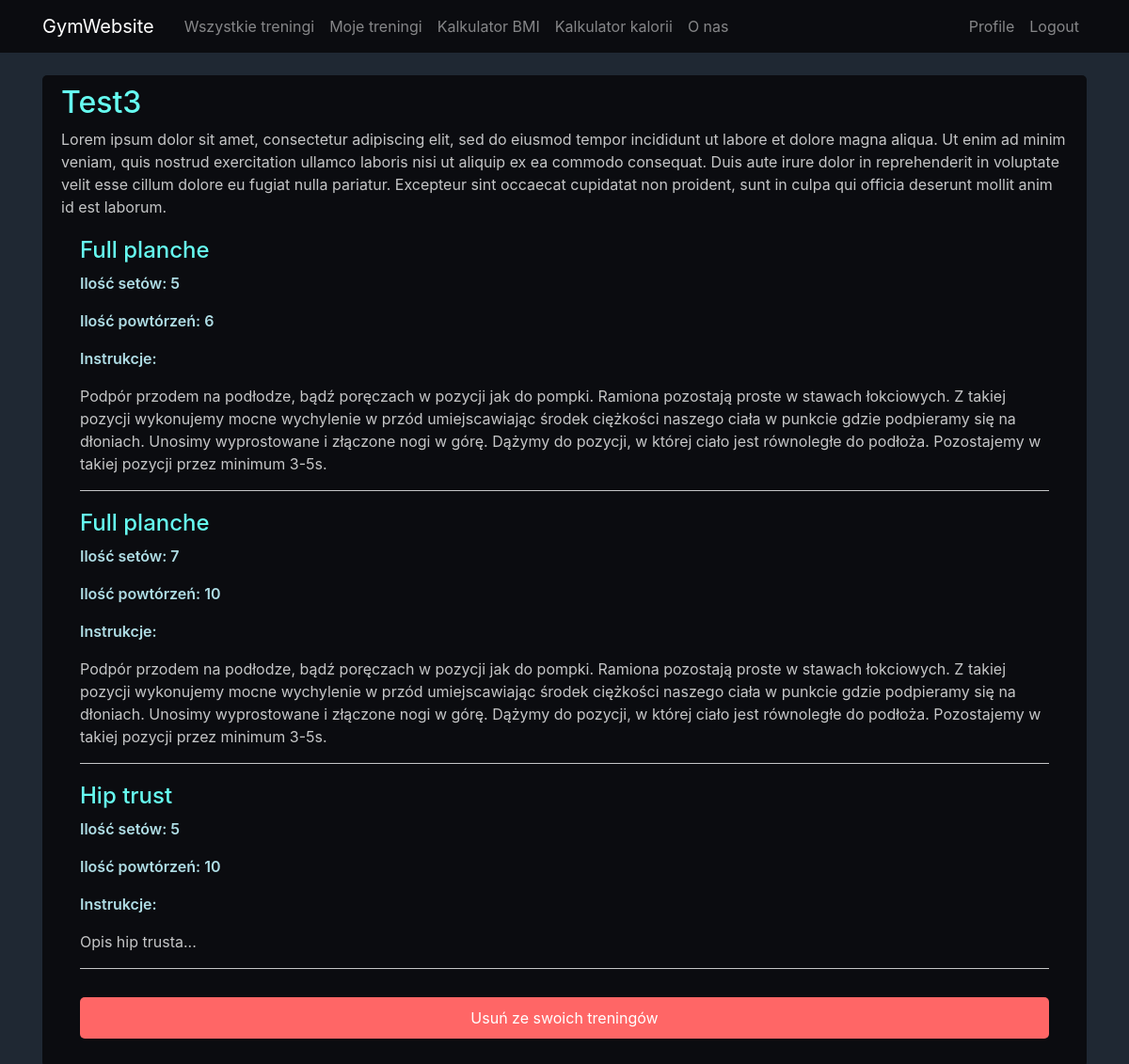
The app's page /workout/6/ (signed in) with its own data.
### main/models.py (models this page shows, shortened)
class Workout(models.Model):
    id = models.AutoField(primary_key=True)
    title = models.CharField(max_length=100)
    description = models.TextField()
    created_at = models.DateTimeField(default=timezone.now)
    author = models.ForeignKey(User, on_delete=models.CASCADE)
    bmi_count = models.IntegerField()
    body_parts = models.ManyToManyField(Body_Part)
    workout_exercises = models.ManyToManyField(Workout_Exercise)

class Workout_Exercise(models.Model):
    id = models.AutoField(primary_key=True)
    title = models.CharField(max_length=100, default="")
    exercise = models.ForeignKey(Exercise, on_delete=models.CASCADE)
    sets_count = models.IntegerField(default=0)
    reps_count = models.IntegerField(default=0)

class Exercise(models.Model):
    id = models.AutoField(primary_key=True)
    title = models.CharField(max_length=100)
    instructions = models.TextField()
    body_parts = models.ManyToManyField(Body_Part)

### main/views.py (the view)
# urls.py: path('workout/<int:pk>/', WorkoutDetailView.as_view(), name='workout-detail'),
class WorkoutDetailView(DetailView):
    model = Workout
    def get_context_data(self, **kwargs):
        context = super().get_context_data(**kwargs)
        current_user = self.request.user.profile
        workout = self.get_object()
        context['current_user'] = current_user
        return context

### main/templates/main/workout_detail.html (shortened to what this page needs)
{% extends "main/base.html" %}
{% block content %}
    <article class="media content-section">
        <div class="media-body">
            <h2><a class="article-title">{{ workout.title }}</a></h2>
            <p class="article-content">{{ workout.description }}</p>
            <div id="workout-content">
                {% for workout_exercise in workout.workout_exercises.all %}
                    <div>
                        <h4>{{ workout_exercise.exercise.title }}</h4>
                        <p class="heading">Ilość setów: {{ workout_exercise.sets_count }}</p>
                        <p class="heading">Ilość powtórzeń: {{ workout_exercise.reps_count }}</p>
                        <p class="heading">Instrukcje:</p>
                        <p>{{ workout_exercise.exercise.instructions }}</p>
                        <div class="article-metadata">
                        </div>
                {% endfor %}
            </div>
        </div>
        {% if workout in current_user.users_workouts.all %}
            <form method="post" action="{% url 'delete_workout' %}">
                <button id="delete" type="submit">Usuń ze swoich treningów</button>
            </form>
        {% else %}
            <form method="post" action="{% url 'add_workout' %}">
                {% csrf_token %}
                <input type="hidden" name="workout_id" value="{{ workout.id }}">
                <button id="add" type="submit">Dodaj do swoich treningów</button>
            </form>
        {% endif %}
    </article>
{% endblock content %}

### main/static/main/main.css (style rules this page uses)
body { background: #1f2833; color: #c5c6c7; margin-top: 5rem; }
h1, h2, h3, h4, h5, h6 { color: #66fcf1; }
.content-section { background: #0b0c10; padding: 10px 20px; border: none; border-radius: 5px; margin-bottom: 20px; }
.article-title { color: #66fcf1; }
.article-content { white-space: pre-line; color: #c5c6c7; }
.article-metadata { padding-block: 15px; margin-bottom: -10px; border-top: 1px solid #c5c6c7; }
button[type="submit"] { display: block; width: 100%; padding: 10px 20px; border: none; border-radius: 5px; background-color: #66fcf1; color: #0b0c10; cursor: pointer; font-size: 16px; margin-top: 10px; }
button[id="delete"] { background-color: #ff6666; color: #ffffff; }
.heading { color: #afdde5; font-weight: 600; }
#workout-content { margin: 20px; }

### records on screen
Workout: title "Test3", description "Lorem ipsum dolor sit amet, consectetur adipiscing elit, sed do eiusmod tempor incididunt ut labore et dolore magna aliqua. Ut enim ad minim veniam, quis nostrud exercitation ullamco laboris nisi ut aliquip ex ea commodo consequat. Duis aute irure dolor in reprehenderit in voluptate velit esse cillum dolore eu fugiat nulla pariatur. Excepteur sint occaecat cupidatat non proident, sunt in culpa qui officia deserunt mollit anim id est laborum."
Workout_Exercise: exercise "Full planche", sets_count "5", reps_count "6", exercise.instructions "Podpór przodem na podłodze, bądź poręczach w pozycji jak do pompki. Ramiona pozostają proste w stawach łokciowych. Z takiej pozycji wykonujemy mocne wychylenie w przód umiejscawiając środek ciężkości naszego ciała w punkcie gdzie podpieramy się na dłoniach. Unosimy wyprostowane i złączone nogi w górę. Dążymy do pozycji, w której ciało jest równoległe do podłoża. Pozostajemy w takiej pozycji przez minimum 3-5s."
Workout_Exercise: exercise "Full planche", sets_count "7", reps_count "10", exercise.instructions "Podpór przodem na podłodze, bądź poręczach w pozycji jak do pompki. Ramiona pozostają proste w stawach łokciowych. Z takiej pozycji wykonujemy mocne wychylenie w przód umiejscawiając środek ciężkości naszego ciała w punkcie gdzie podpieramy się na dłoniach. Unosimy wyprostowane i złączone nogi w górę. Dążymy do pozycji, w której ciało jest równoległe do podłoża. Pozostajemy w takiej pozycji przez minimum 3-5s."
Workout_Exercise: exercise "Hip trust", sets_count "5", reps_count "10", exercise.instructions "Opis hip trusta..."
